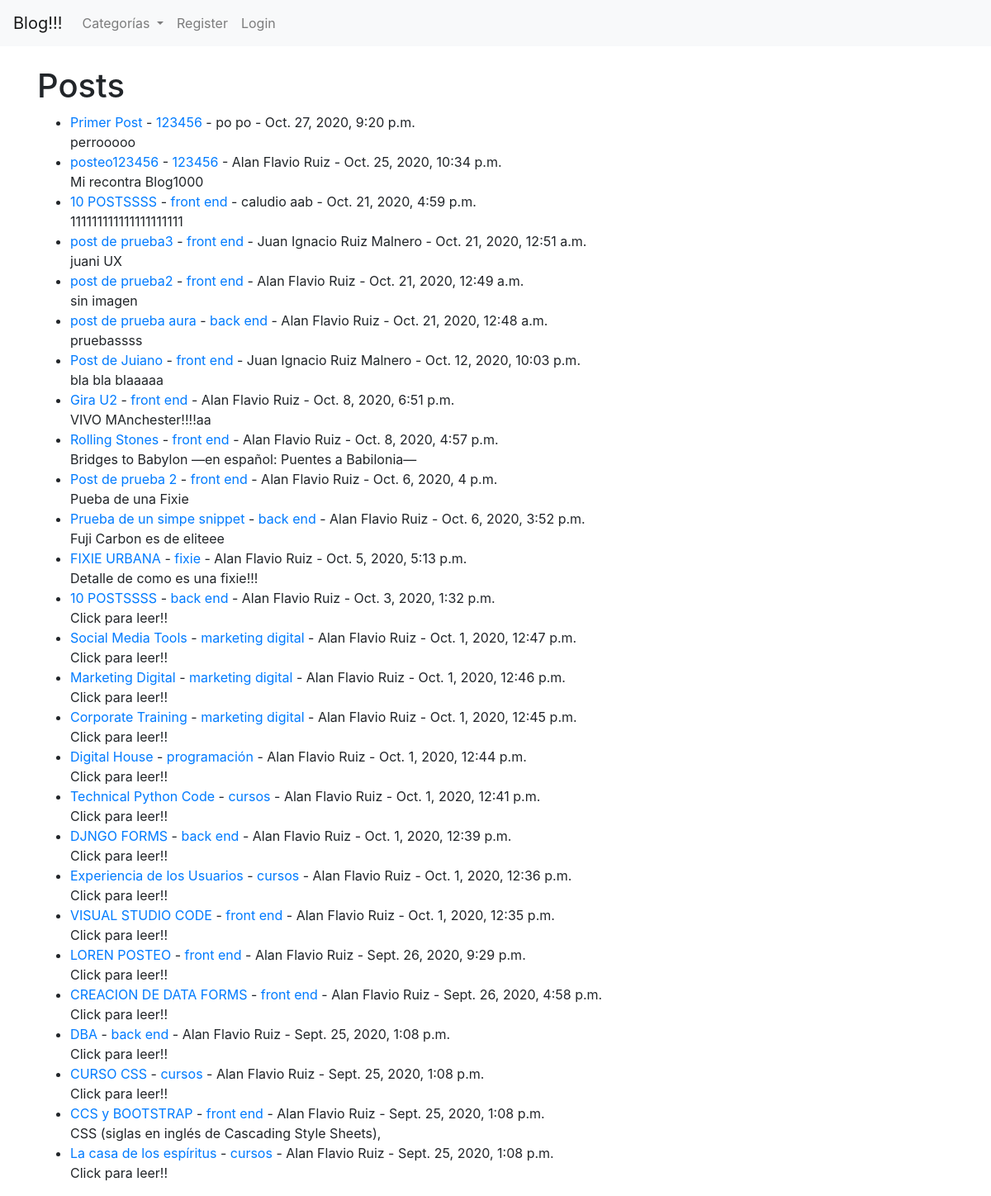
Before: / with the older database file.
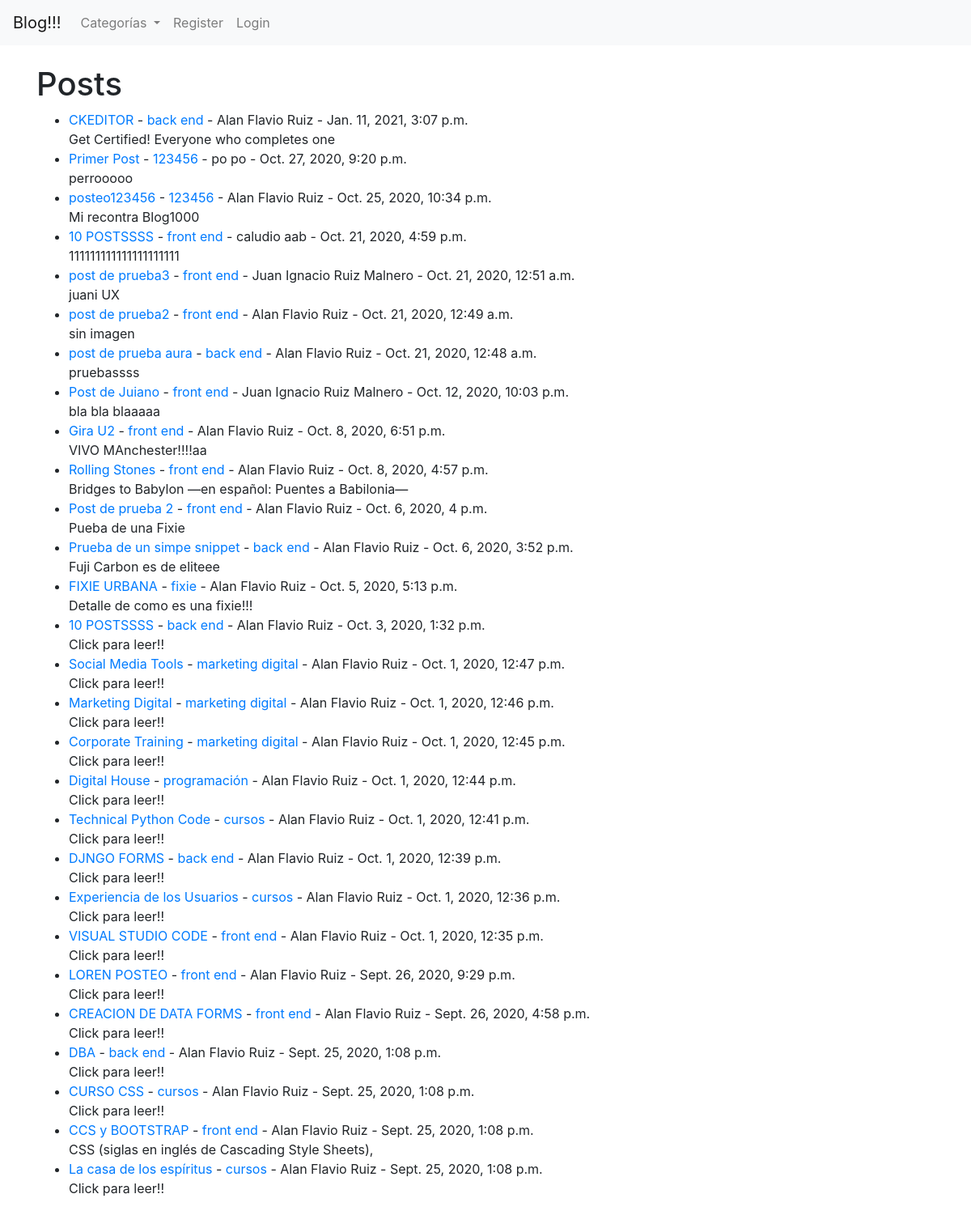
After: the same page with the newer database file.
### theblog/models.py (models this page shows, shortened)
class Post(models.Model):
	title = models.CharField(max_length=255)
	header_image = models.ImageField(null=True, blank=True, upload_to="images/")
	title_tag = models.CharField(max_length=255)
	author = models.ForeignKey(User, on_delete=models.CASCADE)
	body = models.TextField()
	post_date = models.DateTimeField(auto_now_add=True)
	category = models.CharField(max_length=255, default = 'category')
	snippet = models.CharField(max_length=255)
	likes = models.ManyToManyField(User,  related_name='blog_post')

### theblog/views.py (the view)
# urls.py: path('', HomeView.as_view(), name='home'),
class HomeView(ListView):
	model = Post
	template_name = 'home.html'
	ordering = ['-post_date']
	def get_context_data(self, *args, **kwargs):
		cat_menu = Category.objects.all()
		context = super(HomeView, self).get_context_data(*args, **kwargs)
		context["cat_menu"] = cat_menu
		return context

### theblog/models.py (called while the page is built)
	def __str__(self):
		return self.name

### theblog/templates/home.html (shortened to what this page needs)
{% extends 'base.html' %}
{% block content %}
<h1>Posts</h1>
<ul>
{% for post in object_list %}
    <li><a href="{% url 'article-detail' post.pk %}">{{ post.title }}</a>
        - <a href="{% url 'category' post.category|slugify %}">{{ post.category }}</a>
        - {{ post.author.first_name }} {{ post.author.last_name }}
        - {{ post.post_date }}  <br/>
    {{ post.snippet }}</li>
{% endfor %}
</ul>
{% endblock %}

### theblog/templates/base.html (shortened to what this page needs)
<!doctype html>
<html lang="en">
  <head>
    <link rel="stylesheet" href="https://stackpath.bootstrapcdn.com/bootstrap/4.5.2/css/bootstrap.min.css">
  </head>
  <body>
    <nav class="navbar navbar-expand-lg navbar-light bg-light">
  <a class="navbar-brand" href=" {% url 'home' %}">Blog!!!</a>
  <div class="collapse navbar-collapse" id="navbarSupportedContent">
    <ul class="navbar-nav mr-auto">
  {% if cat_menu %}
  <li class="nav-item dropdown">
        <a class="nav-link dropdown-toggle" href="#" id="navbarDropdown" role="button" data-toggle="dropdown" aria-haspopup="true" aria-expanded="false">
          Categorías
        </a>
      </li>
    {% else %}
      <li class="nav-item">
          <a class="nav-link" href="{% url 'category-list' %}">Categorías</a>
      </li>
    {% endif %}
    {% if user.is_authenticated %}
      <li class="nav-item">
        <a class="nav-link" href="{% url 'add_post' %}">Add Post</a>
      </li>
      <li class="nav-item">
        <a class="nav-link" href="{% url 'add_category' %}">Add Category</a>
      </li>
    {% else %}
       <li class="nav-item">
        <a class="nav-link" href="{% url 'register' %}">Register</a>
      </li>
      <li class="nav-item">
        <a class="nav-link" href="{% url 'login' %}">Login</a>
      </li>
    {% endif %}
    </ul>
  </div>
</nav>
    <br/>
    <div class="container">
        {% block content %}
        {% endblock %}
    </div>
  </body>
</html>

Changed rows visible on the page:
added Post: title "CKEDITOR", category "back end", author.first_name "Alan Flavio", author.last_name "Ruiz", post_date "Jan. 11, 2021, 3:07 p.m.", snippet "Get Certified! Everyone who completes one"
